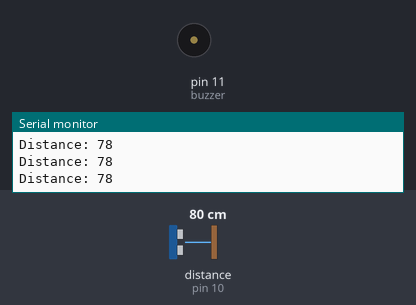
Bench run of a sketch on a simulated Arduino Uno, built with avr-gcc and run on an emulated ATmega328P. Shown: buzzer (waves = sounding, pin HIGH), the last lines printed to the serial monitor. Wiring (inferred from the names in the program): ultrasonic range finder: trigger pin 9; echo pin 10. The test bench sets the inputs (shaded band); at power-on: distance to the obstacle (sensor on pin 10) 80 cm. The echo pulse lasts 58.3 µs per cm; pins used as bus, display or sensor lines are not drawn.

Above: at 1.2 s.
1.3 s: distance to the obstacle (sensor on pin 10) set to 29 cm
2.8 s: distance to the obstacle (sensor on pin 10) set to 24 cm
At 3.2 s:
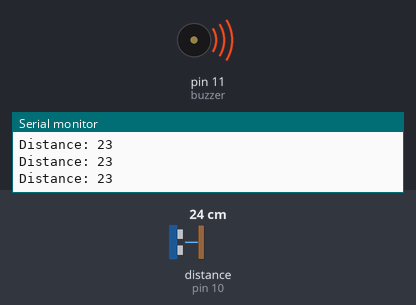
4.3 s: distance to the obstacle (sensor on pin 10) set to 35 cm
At 5.5 s:
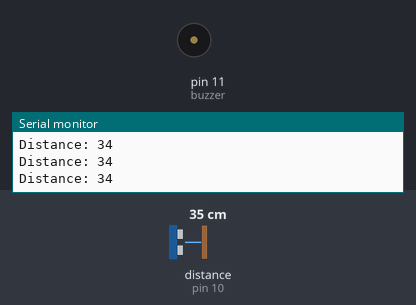
7.3 s: distance to the obstacle (sensor on pin 10) set to 18 cm
At 7.8 s:
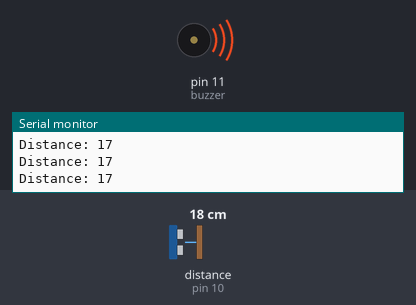
Timing chart, 0 to 9.8 s (numbered marks = the images above; inputs shaded):
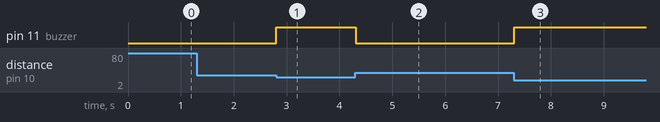

The sketch:

Using_Ultrasonic_Distance_Sensor.ino
```cpp
// defines pins numbers
const int trigPin = 9;
const int echoPin = 10;
const int buzzer = 11;

// defines variables
long duration;
int distance;
int safetyDistance;


void setup() {
pinMode(trigPin, OUTPUT); // Sets the trigPin as an Output
pinMode(echoPin, INPUT); // Sets the echoPin as an Input
pinMode(buzzer, OUTPUT);
Serial.begin(9600); // Starts the serial communication
}


void loop() {
// Clears the trigPin
digitalWrite(trigPin, LOW);
delayMicroseconds(2);

// Sets the trigPin on HIGH state for 10 micro seconds
digitalWrite(trigPin, HIGH);
delayMicroseconds(10);
digitalWrite(trigPin, LOW);

// Reads the echoPin, returns the sound wave travel time in microseconds
duration = pulseIn(echoPin, HIGH);

// Calculating the distance
distance= duration*0.034/2;

safetyDistance = distance;
if (safetyDistance <= 25){
  digitalWrite(buzzer, HIGH);
}
else{
  digitalWrite(buzzer, LOW);
}

// Prints the distance on the Serial Monitor
Serial.print("Distance: ");
Serial.println(distance);
}
```

Measured:
- the behaviour switches between 27 and 26 cm on distance to the obstacle (sensor on pin 10) (found by bisection; images 0 and 1)
- after the input at 2.8 s, pin 11 (buzzer): LOW → HIGH at once
- after the input at 4.3 s, pin 11 (buzzer): HIGH → LOW at once
- after the input at 7.3 s, pin 11 (buzzer): LOW → HIGH at once
